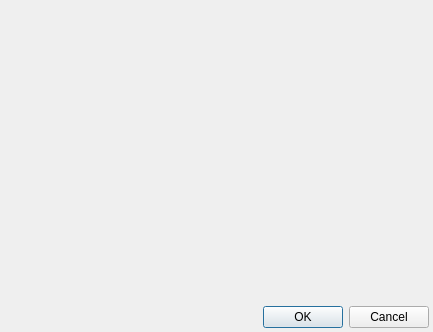
<?xml version="1.0" encoding="UTF-8"?>
<ui version="4.0">
 <class>WsdlMethodTemplateEditor</class>
 <widget class="QDialog" name="WsdlMethodTemplateEditor">
  <property name="geometry">
   <rect>
    <x>0</x>
    <y>0</y>
    <width>433</width>
    <height>332</height>
   </rect>
  </property>
  <property name="windowTitle">
   <string>Edit</string>
  </property>
  <layout class="QVBoxLayout" name="verticalLayout">
   <property name="spacing">
    <number>2</number>
   </property>
   <property name="leftMargin">
    <number>4</number>
   </property>
   <property name="topMargin">
    <number>4</number>
   </property>
   <property name="rightMargin">
    <number>4</number>
   </property>
   <property name="bottomMargin">
    <number>4</number>
   </property>
   <item>
    <widget class="WsdlMethodView" name="View" native="true"/>
   </item>
   <item>
    <widget class="QDialogButtonBox" name="buttonBox">
     <property name="standardButtons">
      <set>QDialogButtonBox::Cancel|QDialogButtonBox::Ok</set>
     </property>
    </widget>
   </item>
  </layout>
 </widget>
 <layoutdefault spacing="6" margin="11"/>
 <customwidgets>
  <customwidget>
   <class>WsdlMethodView</class>
   <extends>QWidget</extends>
   <header>WsdlMethodView.h</header>
   <container>1</container>
  </customwidget>
 </customwidgets>
 <resources/>
 <connections/>
</ui>
